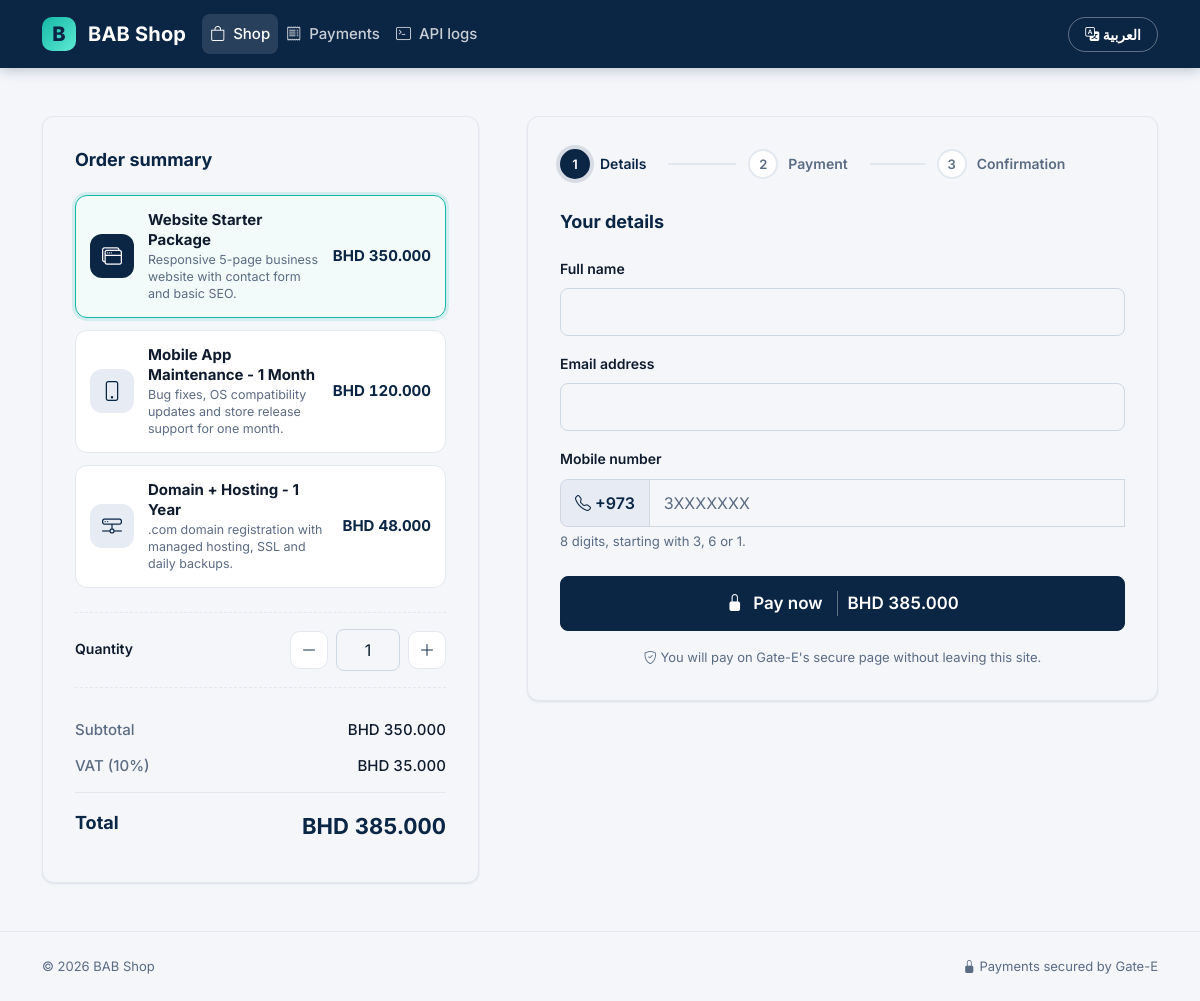
The page / on the database its author committed.
### tables this page shows
CREATE TABLE IF NOT EXISTS products (
    id INT UNSIGNED NOT NULL AUTO_INCREMENT,
    name VARCHAR(120) NOT NULL,
    name_ar VARCHAR(120) NOT NULL,
    description VARCHAR(255) NOT NULL,
    description_ar VARCHAR(255) NOT NULL,
    price DECIMAL(10,3) NOT NULL,
    currency CHAR(3) NOT NULL DEFAULT 'BHD',
    image VARCHAR(100) NULL COMMENT 'Bootstrap Icons class name',
    is_active TINYINT(1) NOT NULL DEFAULT 1,
    created_at TIMESTAMP NOT NULL DEFAULT CURRENT_TIMESTAMP,
    updated_at TIMESTAMP NOT NULL DEFAULT CURRENT_TIMESTAMP ON UPDATE CURRENT_TIMESTAMP,
    PRIMARY KEY (id),
    KEY idx_products_active (is_active)
);

### src/Core/Lang.php (called while the page is built, shortened)
<?php
final class Lang
{
    private static string $current = 'en';
    private static array $strings = [];
    public static function boot(): void
    {
        $cookie = $_COOKIE['lang'] ?? 'en';
        self::$current = in_array($cookie, self::SUPPORTED, true) ? $cookie : 'en';
        self::$strings = require dirname(__DIR__, 2) . '/lang/' . self::$current . '.php';
    }
    public static function current(): string
    {
        return self::$current;
    }
    public static function dir(): string
    {
        return self::$current === 'ar' ? 'rtl' : 'ltr';
    }
    public static function get(string $key, array $params = []): string
    {
        $text = self::$strings[$key] ?? $key;
        foreach ($params as $name => $value) {
            $text = str_replace('{' . $name . '}', (string) $value, $text);
        }
        return $text;
    }
}

### src/helpers.php (called while the page is built, shortened)
<?php
function e(mixed $value): string
{
    return htmlspecialchars((string) $value, ENT_QUOTES | ENT_SUBSTITUTE, 'UTF-8');
}
function t(string $key, array $params = []): string
{
    return Lang::get($key, $params);
}
function config(string $path, mixed $default = null): mixed
{
    static $loaded = [];
    [$file, $key] = array_pad(explode('.', $path, 2), 2, null);
    $loaded[$file] ??= require dirname(__DIR__) . '/config/' . $file . '.php';
    $value = $loaded[$file];
    if ($key === null) {
        return $value;
    }
    foreach (explode('.', $key) as $segment) {
        $value = $value[$segment];
    }
    return $value;
}
function money(string|float|int|null $amount, ?string $currency = 'BHD'): string
{
    $formatted = number_format((float) $amount, 3, '.', ',');
    return $currency === null ? $formatted : t('currency.' . $currency) . ' ' . $formatted;
}

### src/Core/Env.php (called while the page is built, shortened)
<?php
final class Env
{
    public static function get(string $key, ?string $default = null): ?string
    {
        $value = getenv($key);
        if ($value === false || $value === null || $value === '') {
            return $default;
        }
        return (string) $value;
    }
}

### config/app.php (called while the page is built, shortened)
<?php
return [
    'env' => Env::get('APP_ENV', 'production'),
    'url' => rtrim((string) Env::get('APP_URL', 'http://localhost:8000'), '/'),
    'timezone' => Env::get('APP_TIMEZONE', 'Asia/Bahrain'),
    'vat_rate' => 0.10,
    'max_quantity' => 10,
    'rate_limit' => ['attempts' => 10, 'window' => 300],
    'gateway' => [
        'url' => Env::get('GATEE_API_URL', 'https://api01.gate-e.net/'),
        'user' => Env::get('GATEE_API_USER'),
        'key' => Env::get('GATEE_API_KEY'),
        'gateway_id' => Env::get('GATEE_GATEWAY_ID'),
        'connect_timeout' => 5,
        'timeout' => 20,
    ],
];

### config/database.php (called while the page is built, shortened)
<?php
return [
    'host' => Env::get('DB_HOST', '127.0.0.1'),
    'port' => Env::get('DB_PORT', '3306'),
    'name' => Env::get('DB_NAME', 'gatee_shop'),
    'user' => Env::get('DB_USER', 'root'),
    'pass' => Env::get('DB_PASS', ''),
];

### src/Core/Database.php (called while the page is built, shortened)
<?php
final class Database
{
    private static ?PDO $connection = null;
    public static function connection(): PDO
    {
        $cfg = config('database');
        $dsn = sprintf(
            'mysql:host=%s;port=%s;dbname=%s;charset=utf8mb4',
            $cfg['host'],
            $cfg['port'],
            $cfg['name']
        );
        self::$connection = new PDO($dsn, $cfg['user'], $cfg['pass'], [
            PDO::ATTR_ERRMODE => PDO::ERRMODE_EXCEPTION,
            PDO::ATTR_DEFAULT_FETCH_MODE => PDO::FETCH_ASSOC,
            PDO::ATTR_EMULATE_PREPARES => false,
        ]);
        self::$connection->exec("SET time_zone = '+03:00'");
        return self::$connection;
    }
}

### src/Core/Container.php (called while the page is built, shortened)
<?php
final class Container
{
    private static array $shared = [];
    public static function pdo(): PDO
    {
        return Database::connection();
    }
    public static function products(): ProductRepository
    {
        return self::$shared[__FUNCTION__] ??= new ProductRepository(self::pdo());
    }
}

### src/Repositories/ProductRepository.php (called while the page is built, shortened)
<?php
final class ProductRepository
{
    public function active(): array
    {
        return $this->pdo
            ->query('SELECT * FROM products WHERE is_active = 1 ORDER BY id')
            ->fetchAll();
    }
}

### public/index.php (the view, shortened to what this page needs)
<?php
$isArabic = Lang::current() === 'ar';
$products = Container::products()->active();
$retry = null;
$quantity = (int) ($retry['quantity'] ?? 1);
$old = [
    'name' => $retry['customer_name'] ?? '',
    'email' => $retry['customer_email'] ?? '',
    'mobile' => $retry['customer_mobile'] ?? '',
];
$active = 'shop';
require __DIR__ . '/../views/partials/header.php';
?>
<div class="container" id="checkout-root"
     data-vat-rate="<?= e((string) config('app.vat_rate')) ?>"
     data-max-quantity="<?= e((string) config('app.max_quantity')) ?>"
     data-currency="<?= e(t('currency.BHD')) ?>">
    <div class="row g-4 g-xl-5">
        <aside class="col-lg-5 order-lg-1">
            <section class="card summary-card" aria-labelledby="summary-title">
                <div class="card-body">
                    <h1 class="section-title" id="summary-title"><?= e(t('checkout.order_summary')) ?></h1>
                    <fieldset class="product-list">
                        <?php foreach ($products as $product) : ?>
                            <?php $name = $isArabic ? $product['name_ar'] : $product['name']; ?>
                            <label class="product-option">
                                <span class="product-icon" aria-hidden="true"><i class="bi <?= e($product['image']) ?>"></i></span>
                                <span class="product-info">
                                    <strong><?= e($name) ?></strong>
                                    <small><?= e($isArabic ? $product['description_ar'] : $product['description']) ?></small>
                                </span>
                                <span class="product-price"><?= e(money($product['price'], $product['currency'])) ?></span>
                            </label>
                        <?php endforeach; ?>
                    </fieldset>
                    <div class="quantity-row">
                        <label for="quantity" class="form-label mb-0"><?= e(t('checkout.quantity')) ?></label>
                        <div class="quantity-stepper" dir="ltr">
                            <button type="button" class="btn btn-icon" id="qty-minus" aria-label="<?= e(t('checkout.qty_decrease')) ?>">
                                <i class="bi bi-dash-lg" aria-hidden="true"></i>
                            </button>
                            <input type="number" id="quantity" name="quantity" form="checkout-form" class="form-control"
                                   min="1" max="<?= e((string) config('app.max_quantity')) ?>" value="<?= e((string) $quantity) ?>" inputmode="numeric">
                            <button type="button" class="btn btn-icon" id="qty-plus" aria-label="<?= e(t('checkout.qty_increase')) ?>">
                                <i class="bi bi-plus-lg" aria-hidden="true"></i>
                            </button>
                        </div>
                    </div>
                    <dl class="summary-lines" aria-live="polite">
                        <div><dt><?= e(t('checkout.subtotal')) ?></dt><dd id="sum-subtotal">-</dd></div>
                        <div><dt><?= e(t('checkout.vat', ['rate' => (int) round((float) config('app.vat_rate') * 100)])) ?></dt><dd id="sum-vat">-</dd></div>
                        <div class="total"><dt><?= e(t('checkout.total')) ?></dt><dd id="sum-total">-</dd></div>
                    </dl>
                </div>
            </section>
        </aside>
        <section class="col-lg-7 order-lg-2" aria-labelledby="checkout-title">
            <div class="card checkout-card">
                <div class="card-body">
                    <ol class="stepper" aria-label="<?= e(t('checkout.steps')) ?>">
                        <li class="is-current" data-step="1" aria-current="step"><span class="step-dot">1</span><span class="step-label"><?= e(t('checkout.step_details')) ?></span></li>
                        <li data-step="2"><span class="step-dot">2</span><span class="step-label"><?= e(t('checkout.step_payment')) ?></span></li>
                        <li data-step="3"><span class="step-dot">3</span><span class="step-label"><?= e(t('checkout.step_confirmation')) ?></span></li>
                    </ol>
                    <div id="panel-form" class="panel">
                        <h2 class="section-title" id="checkout-title"><?= e(t('checkout.your_details')) ?></h2>
                        <form id="checkout-form" novalidate autocomplete="on">
                            <div class="mb-3">
                                <label for="name" class="form-label"><?= e(t('checkout.name')) ?></label>
                                <input type="text" class="form-control" id="name" name="name" autocomplete="name"
                                       maxlength="120" required value="<?= e($old['name']) ?>" aria-describedby="name-error">
                            </div>
                            <div class="mb-3">
                                <label for="email" class="form-label"><?= e(t('checkout.email')) ?></label>
                                <input type="email" class="form-control" id="email" name="email" autocomplete="email"
                                       maxlength="190" required value="<?= e($old['email']) ?>" dir="ltr" aria-describedby="email-error">
                            </div>
                            <div class="mb-4">
                                <label for="mobile" class="form-label"><?= e(t('checkout.mobile')) ?></label>
                                <div class="input-group" dir="ltr">
                                    <span class="input-group-text"><i class="bi bi-telephone" aria-hidden="true"></i>&nbsp;+973</span>
                                    <input type="tel" class="form-control" id="mobile" name="mobile" autocomplete="tel-national"
                                           inputmode="numeric" placeholder="3XXXXXXX" required
                                           value="<?= e($old['mobile']) ?>" aria-describedby="mobile-help mobile-error">
                                </div>
                                <div class="form-text" id="mobile-help"><?= e(t('checkout.mobile_help')) ?></div>
                            </div>
                            <button type="submit" class="btn btn-primary btn-lg w-100" id="pay-button">
                                <i class="bi bi-lock-fill btn-icon-lock" aria-hidden="true"></i>
                                <span class="btn-label"><?= e(t('checkout.pay_now')) ?></span>
                                <span class="btn-total" id="pay-total"></span>
                            </button>
                            <p class="form-note"><i class="bi bi-shield-check" aria-hidden="true"></i> <?= e(t('checkout.secure_note')) ?></p>
                        </form>
                    </div>
                </div>
            </div>
        </section>
    </div>
</div>
<?php require __DIR__ . '/../views/partials/footer.php'; ?>

### views/partials/header.php (shortened to what this page needs)
<?php
$lang = Lang::current();
$dir = Lang::dir();
$active ??= '';
$query = $_GET;
$query['lang'] = $lang === 'ar' ? 'en' : 'ar';
$toggleUrl = (parse_url($_SERVER['REQUEST_URI'] ?? '/', PHP_URL_PATH) ?: '/') . '?' . http_build_query($query);
$bootstrapCss = $dir === 'rtl' ? 'bootstrap.rtl.min.css' : 'bootstrap.min.css';
?>
<!DOCTYPE html>
<html lang="<?= e($lang) ?>" dir="<?= e($dir) ?>">
<head>
    <link rel="stylesheet" href="https://cdn.jsdelivr.net/npm/bootstrap@5.3.3/dist/css/<?= e($bootstrapCss) ?>">
    <link rel="stylesheet" href="https://cdn.jsdelivr.net/npm/bootstrap-icons@1.11.3/font/bootstrap-icons.min.css">
    <link rel="stylesheet" href="/assets/css/app.css">
    <link rel="stylesheet" href="/assets/css/print.css" media="print">
</head>
<body class="page-<?= e($active) ?>">
<header class="site-header">
    <nav class="navbar navbar-expand-md" aria-label="<?= e(t('nav.main')) ?>">
        <div class="container">
            <a class="navbar-brand" href="/">
                <span class="brand-mark" aria-hidden="true">B</span>
                <span><?= e(t('app.name')) ?></span>
            </a>
            <div class="collapse navbar-collapse" id="mainNav">
                <ul class="navbar-nav me-auto mb-2 mb-md-0">
                    <li class="nav-item">
                        <a class="nav-link<?= $active === 'shop' ? ' active' : '' ?>" href="/"<?= $active === 'shop' ? ' aria-current="page"' : '' ?>>
                            <i class="bi bi-bag" aria-hidden="true"></i> <?= e(t('nav.shop')) ?>
                        </a>
                    </li>
                    <li class="nav-item">
                        <a class="nav-link<?= $active === 'payments' ? ' active' : '' ?>" href="/payments.php"<?= $active === 'payments' ? ' aria-current="page"' : '' ?>>
                            <i class="bi bi-receipt" aria-hidden="true"></i> <?= e(t('nav.payments')) ?>
                        </a>
                    </li>
                    <li class="nav-item">
                        <a class="nav-link<?= $active === 'logs' ? ' active' : '' ?>" href="/logs.php"<?= $active === 'logs' ? ' aria-current="page"' : '' ?>>
                            <i class="bi bi-terminal" aria-hidden="true"></i> <?= e(t('nav.logs')) ?>
                        </a>
                    </li>
                </ul>
                <a class="btn btn-sm btn-lang" href="<?= e($toggleUrl) ?>" hreflang="<?= $lang === 'ar' ? 'en' : 'ar' ?>">
                    <i class="bi bi-translate" aria-hidden="true"></i> <?= e(t('nav.switch_lang')) ?>
                </a>
            </div>
        </div>
    </nav>
</header>
<main id="main" class="py-4 py-lg-5">

### views/partials/footer.php (shortened to what this page needs)
</main>
<footer class="site-footer">
    <div class="container d-flex flex-wrap justify-content-between gap-2">
        <span>&copy; <?= e(date('Y')) ?> <?= e(t('app.name')) ?></span>
        <span><i class="bi bi-lock-fill" aria-hidden="true"></i> <?= e(t('app.secured_by')) ?></span>
    </div>
</footer>
<div class="toast-container position-fixed bottom-0 end-0 p-3" id="toastHost" aria-live="polite" aria-atomic="false"></div>
</body>
</html>

### public/assets/css/print.css (style rules this page uses)
body { background: #fff; font-size: 11pt; }
.site-header, .site-footer, .skip-link, .stepper, .receipt-actions, .btn-copy, #toastHost { display: none; }
main { padding: 0; }
.card, .receipt { border: 1px solid #999; box-shadow: none; max-width: 100%; }

### rows shown on the page
products: name "Website Starter Package", description "Responsive 5-page business website with contact form and basic SEO.", money($product['price'], $product['currency']) "BHD 350.000"
products: name "Mobile App Maintenance - 1 Month", description "Bug fixes, OS compatibility updates and store release support for one month.", money($product['price'], $product['currency']) "BHD 120.000"
products: name "Domain + Hosting - 1 Year", description ".com domain registration with managed hosting, SSL and daily backups.", money($product['price'], $product['currency']) "BHD 48.000"

### other values the page prints
t('app.name') "BAB Shop"
t('nav.shop') "Shop"
t('nav.payments') "Payments"
t('nav.logs') "API logs"
t('nav.switch_lang') "العربية"
t('checkout.order_summary') "Order summary"
t('checkout.quantity') "Quantity"
t('checkout.subtotal') "Subtotal"
t('checkout.total') "Total"
t('checkout.step_details') "Details"
t('checkout.step_payment') "Payment"
t('checkout.step_confirmation') "Confirmation"
t('checkout.your_details') "Your details"
t('checkout.name') "Full name"
t('checkout.email') "Email address"
